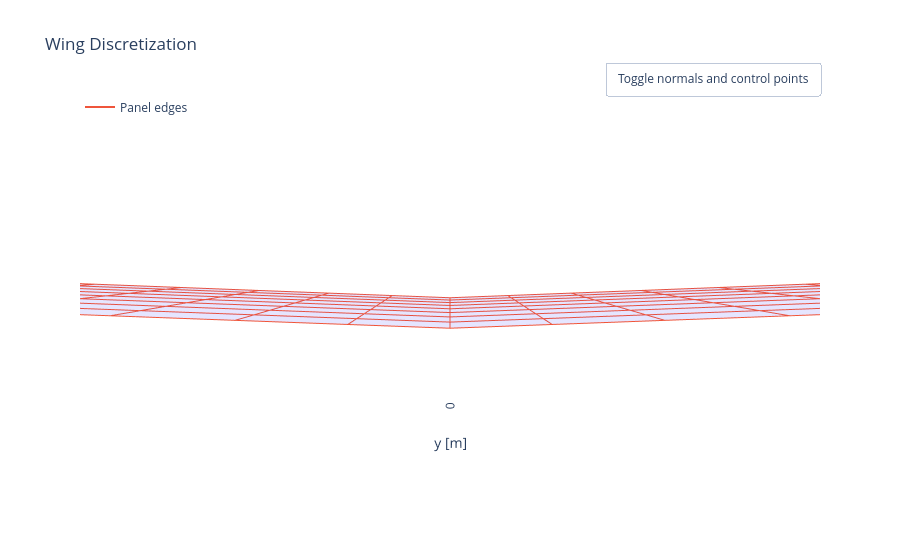

Write notebook code for a chart like this one.
### Code cell
fig_3d = go.Figure()
fig_3d = plot_wing_discretization_3d(fig_3d, vlm.panel_data)
fig_3d.show()

### Figure 1 — Plotly figure (JSON) as saved in the notebook; plotly's stock layout.template omitted (floating-point values rounded to 4 significant figures; data arrays with more than 128 entries replaced by an {"elided": "..."} marker saying what was removed)
{"data": [{"color": "blue", "i": {"elided": "384 int values"}, "j": {"elided": "384 int values"}, "k": {"elided": "384 int values"}, "name": "Panels", "opacity": 0.1, "showlegend": false, "showscale": false, "type": "mesh3d", "x": {"elided": "768 float values"}, "y": {"elided": "768 float values"}, "z": {"elided": "768 float values"}}, {"legendgroup": "Panel edges", "mode": "lines", "name": "Panel edges", "showlegend": true, "type": "scatter3d", "x": {"elided": "1152 float values"}, "y": {"elided": "1152 float values"}, "z": {"elided": "1152 float values"}}, {"legendgroup": "Control points", "marker": {"color": "red", "size": 4}, "mode": "markers", "name": "Control points", "showlegend": true, "type": "scatter3d", "visible": false, "x": {"elided": "192 float values"}, "y": {"elided": "192 float values"}, "z": {"elided": "192 float values"}}, {"legendgroup": "1/4 Chord lines", "line": {"color": "blue", "width": 5}, "mode": "lines", "name": "1/4 Chord lines", "showlegend": true, "type": "scatter3d", "visible": false, "x": {"elided": "576 float values"}, "y": {"elided": "576 float values"}, "z": {"elided": "576 float values"}}, {"legendgroup": "Normal vector", "line": {"color": "green", "width": 4}, "mode": "lines", "name": "Normal vector", "showlegend": false, "type": "scatter3d", "visible": false, "x": {"elided": "576 float values"}, "y": {"elided": "576 float values"}, "z": {"elided": "576 float values"}}, {"anchor": "tail", "colorscale": [[0, "green"], [1, "green"]], "legendgroup": "Normal vector", "name": "Normal vector", "showlegend": true, "showscale": false, "sizemode": "scaled", "sizeref": 1, "type": "cone", "u": {"elided": "192 float values"}, "v": {"elided": "192 float values"}, "visible": false, "w": {"elided": "192 float values"}, "x": {"elided": "192 float values"}, "y": {"elided": "192 float values"}, "z": {"elided": "192 float values"}}], "layout": {"legend": {"orientation": "h", "x": 0, "y": 1.02}, "scene": {"aspectmode": "data", "camera": {"center": {"x": 0, "y": 0, "z": 0}, "eye": {"x": 0, "y": 1, "z": 0}, "up": {"x": 0, "y": 0, "z": 1}}, "xaxis": {"showbackground": false, "showgrid": false, "title": {"text": "y [m]"}, "zeroline": false}, "yaxis": {"showbackground": false, "showgrid": false, "title": {"text": " [m]"}, "zeroline": false}, "zaxis": {"showbackground": false, "showgrid": false, "title": {"text": "z [m]"}, "zeroline": false}}, "title": {"text": "Wing Discretization"}, "updatemenus": [{"buttons": [{"args": [{"visible": [true, true, false, false, false, false]}], "args2": [{"visible": [true, true, true, true, true, true]}], "label": "Toggle normals and control points", "method": "update"}], "direction": "right", "showactive": false, "type": "buttons", "x": 1, "xanchor": "right", "y": 1.1, "yanchor": "top"}]}}
